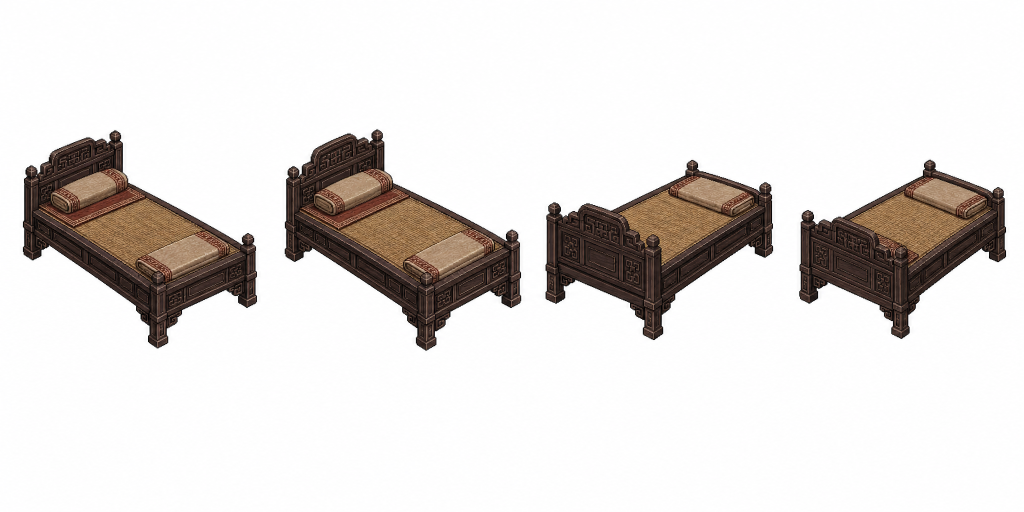
#> input picture assets/source/task42/bed_advanced_sheet_v1.png, 2048 x 1024 px (shown at 1/2 size)
$ python cut_task42_furniture_batch2.py
#> lines starting #> are read from the running program, lines starting #| are printed output that depends on the picture
#!/usr/bin/env python3
from pathlib import Path
from PIL import Image, ImageDraw

ROOT = Path(__file__).resolve().parents[1]
SRC_DIR = ROOT / "assets/source/task42"

ITEMS = {
    "bed_advanced": {
        "src": "bed_advanced_sheet_v1.png",
        "out_dir": ROOT / "assets/furniture/bed",
        "canvas": (370, 264),
        "pad": 12,
        "boxes": [
            (10, 230, 548, 730),
            (538, 228, 1074, 734),
            (1058, 290, 1578, 714),
            (1566, 290, 2040, 712),
        ],
    },
    "storage_wardrobe": {
        "src": "storage_wardrobe_sheet_v1.png",
        "out_dir": ROOT / "assets/furniture/storage",
        "canvas": (238, 273),
        "pad": 10,
        "boxes": [
            (20, 76, 478, 894),
            (550, 72, 990, 902),
            (1058, 78, 1488, 900),
            (1564, 66, 2012, 900),
        ],
    },
    "table_long": {
        "src": "table_long_sheet_v1.png",
        "out_dir": ROOT / "assets/furniture/table",
        "canvas": (266, 221),
        "pad": 8,
        "boxes": [
            (16, 252, 512, 740),
            (520, 252, 1018, 740),
            (1040, 252, 1540, 742),
            (1538, 250, 2036, 742),
        ],
    },
    "chair_bench": {
        "src": "chair_bench_sheet_v1.png",
        "out_dir": ROOT / "assets/furniture/chair",
        "canvas": (265, 196),
        "pad": 8,
        "boxes": [
            (10, 252, 522, 724),
            (520, 252, 1032, 728),
            (1022, 254, 1540, 734),
            (1532, 252, 2040, 734),
        ],
    },
    "decor_books": {
        "src": "decor_books_sheet_v1.png",
        "out_dir": ROOT / "assets/furniture/decor",
        "canvas": (252, 201),
        "pad": 10,
        "boxes": [
            (34, 244, 528, 704),
            (530, 250, 1018, 724),
            (1044, 260, 1524, 724),
            (1544, 264, 2020, 710),
        ],
    },
}

SUFFIXES = ["", "_r1", "_r2", "_r3"]


def white_to_alpha(im):
    im = im.convert("RGBA")
    px = im.load()
    for y in range(im.height):
        for x in range(im.width):
            r, g, b, a = px[x, y]
            dist = max(0, 255 - min(r, g, b))
            if r > 248 and g > 248 and b > 248:
                px[x, y] = (r, g, b, 0)
            elif r > 242 and g > 242 and b > 242:
                px[x, y] = (r, g, b, min(a, dist * 5))
    return im


def remove_small_fragments(im, min_area=120):
    alpha = im.getchannel("A")
    w, h = im.size
    pix = alpha.load()
    seen = set()
    comps = []
    for y in range(h):
        for x in range(w):
            if pix[x, y] <= 8 or (x, y) in seen:
                continue
            stack = [(x, y)]
            seen.add((x, y))
            pts = []
            while stack:
                px, py = stack.pop()
                pts.append((px, py))
                for nx in (px - 1, px, px + 1):
                    for ny in (py - 1, py, py + 1):
                        if nx < 0 or ny < 0 or nx >= w or ny >= h or (nx, ny) in seen:
                            continue
                        if pix[nx, ny] > 8:
                            seen.add((nx, ny))
                            stack.append((nx, ny))
            comps.append(pts)
    keep = set()
    for pts in comps:
        if len(pts) >= min_area:
            keep.update(pts)
    out = Image.new("RGBA", im.size, (0, 0, 0, 0))
    src = im.load()
    dst = out.load()
    for x, y in keep:
        dst[x, y] = src[x, y]
    return out


def strip_edge_alpha(im):
    px = im.load()
    w, h = im.size
    for x in range(w):
        px[x, 0] = px[x, 0][:3] + (0,)
        px[x, h - 1] = px[x, h - 1][:3] + (0,)
    for y in range(h):
        px[0, y] = px[0, y][:3] + (0,)
        px[w - 1, y] = px[w - 1, y][:3] + (0,)
    return im


def fit_canvas(crop, canvas, pad):
    crop = remove_small_fragments(white_to_alpha(crop))
    bbox = crop.getchannel("A").getbbox()
    out = Image.new("RGBA", canvas, (0, 0, 0, 0))
    if not bbox:
        return out
    spr = crop.crop(bbox)
    max_w = canvas[0] - pad * 2
    max_h = canvas[1] - pad * 2
    scale = min(max_w / spr.width, max_h / spr.height)
    nw = max(1, int(spr.width * scale))
    nh = max(1, int(spr.height * scale))
    spr = spr.resize((nw, nh), Image.Resampling.LANCZOS)
    out.alpha_composite(spr, ((canvas[0] - nw) // 2, canvas[1] - pad - nh))
    return strip_edge_alpha(remove_small_fragments(out))


def make_preview(paths, out_path):
    cell_w = max(Image.open(p).width for p in paths) + 22
    cell_h = max(Image.open(p).height for p in paths) + 42
    preview = Image.new("RGBA", (cell_w * 4, cell_h * ((len(paths) + 3) // 4)), (232, 229, 218, 255))
    d = ImageDraw.Draw(preview)
    for idx, path in enumerate(paths):
        im = Image.open(path).convert("RGBA")
        x = (idx % 4) * cell_w + (cell_w - im.width) // 2
        y = (idx // 4) * cell_h + 10
        preview.alpha_composite(im, (x, y))
        d.text(((idx % 4) * cell_w + 8, y + im.height + 8), path.stem, fill=(0, 0, 0, 255))
    preview.save(out_path)


def main():
    written = []
    for item_id, cfg in ITEMS.items():
        sheet = Image.open(SRC_DIR / cfg["src"]).convert("RGBA")
        cfg["out_dir"].mkdir(parents=True, exist_ok=True)
        for suffix, box in zip(SUFFIXES, cfg["boxes"]):
            out = fit_canvas(sheet.crop(box), cfg["canvas"], cfg["pad"])
            path = cfg["out_dir"] / f"{item_id}{suffix}.png"
            out.save(path)
            written.append(path)
#> this loop made 4 passes
#> pass 1, in white_to_alpha, `im = im.convert("RGBA")`:
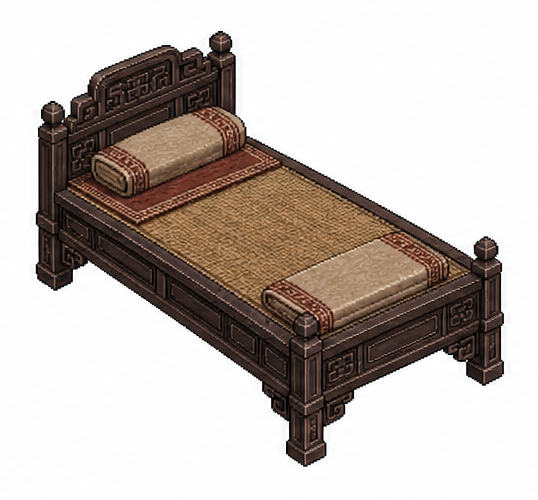
#> im: PIL image 538x500 RGBA; mean R, G, B, A 194.1, 185.4, 180.1, 255
#> pass 1, in remove_small_fragments, `alpha = im.getchannel("A")`:
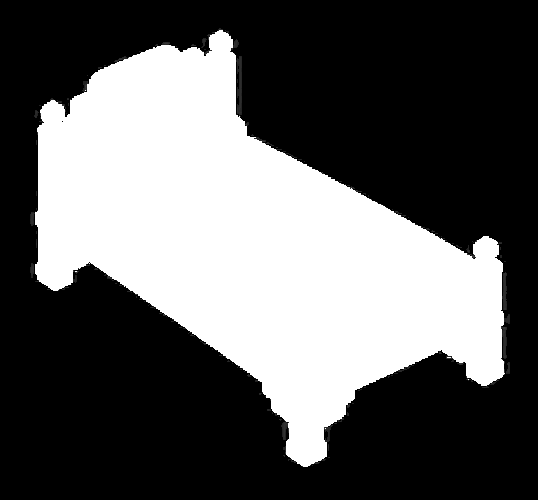
#> alpha: PIL image 538x500 L; min 0, max 255, mean 95
#> after the loop:
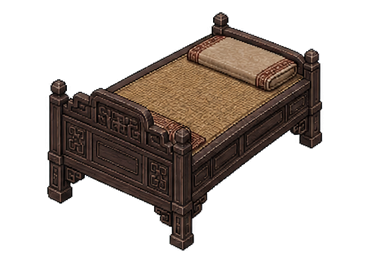
#> out: PIL image 370x264 RGBA; mean R, G, B, A 33.6, 26.2, 21.5, 90.9; transparent parts drawn white
#> after the loop, written = 4 items
    make_preview(written, ROOT / "preview_task42_furniture_batch2_x2.png")


if __name__ == "__main__":
#> (the run stopped early here; a loop or call above may not have finished)
